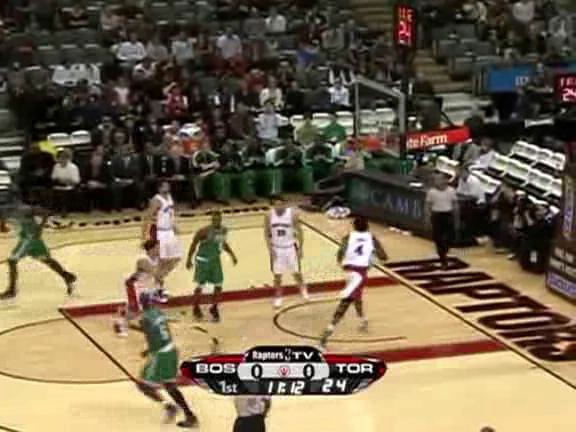
#> input picture CIS_465/assignment5/keyframes/frame1.jpg, 576 x 432 px, given in place of basketball.avi, which was not available
$ jupyter execute part1.ipynb
#> lines starting #> are read from the running program, lines starting #| are printed output that depends on the picture; pictures that were not available may be replaced by others from this repository, and a replacement may not be noted
[cell 1]
import cv2
import diff as diff
import numpy as np
import os

[cell 2]
##Display the video
#read video
def framing(video):
    #create empty lists for frame "fr" and "fr_pre"
#> called with video = 0
    fr = []
    fr_pre = []
    #video read
    cap = cv2.VideoCapture('basketball.avi')

    #loop to check if data is being read
    while (cap.isOpened()):
        #return two output to check presense of frames and output frame data
        ret, frame = cap.read()
#> frame is the input picture: shape (432, 576, 3); mean B, G, R 79.6, 103, 117.1

        #check frame presence
        if ret == True:
            #display frame and convert the frame to GREY
            cv2.imshow("fbyf", frame)
            grayed = cv2.cvtColor(frame, cv2.COLOR_BGR2GRAY)
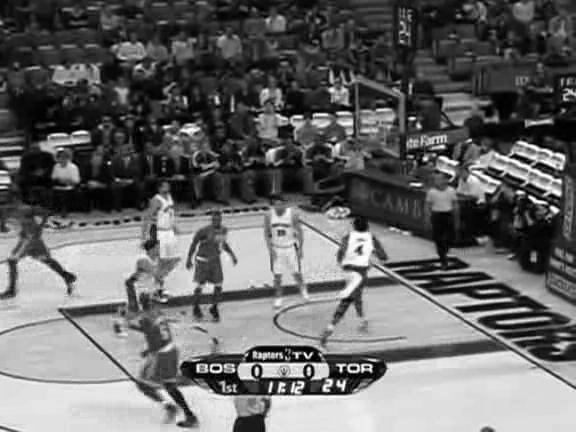
#> grayed: shape (432, 576); min 0, max 255, mean 104.5
            #Canny edge detection method to extract edges
            canned = cv2.Canny(grayed, 320, 320)
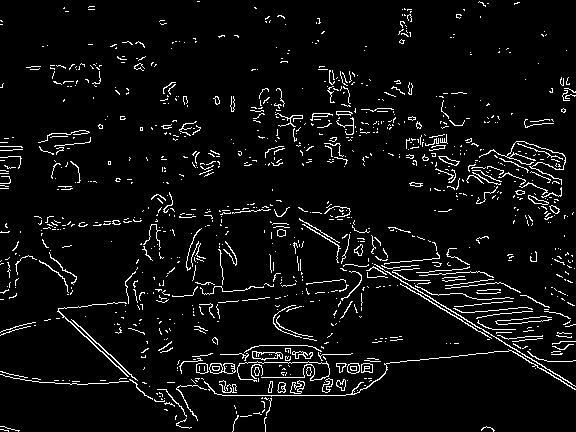
#> canned: shape (432, 576); 5.3% white in thin lines or dots
            #append read frames
            #append edge extracted frames
            fr.append(frame)
            fr_pre.append(canned)
            #display
            cv2.imshow("Canned", canned)
            cv2.imshow("Grayed", grayed)

            #arrangement for displayign vidro where the sections for each frame
            k = cv2.waitKey(30) & 0XFF
#> (key q is pressed here)
            if k == ord('q'):
                break
        else:
            break
    cap.release()
    cv2.destroyAllWindows()
    return fr_pre, fr

[cell 3]
#calling fubction framing and extract imgs
frames, ogframes = framing(0)
#> frames = 1 item; ogframes = 1 item
cv2.destroyAllWindows()

[cell 4]
diff = []
for i in range(0, len(frames) - 1):
    # print(frames[i],frames[i+1])
    #appending only the difference between frames
    diff.append(cv2.absdiff(frames[i], frames[i + 1]))
#> this loop made 0 passes
#> after the loop, diff = []

[cell 5]
#Output of Histogram values of each frame captured
#each frame has 3 arrays for RGB color defining the color of the image and need to calculate "intra-array mean" which are value of RGB values for the captured images
np.mean(diff)
#> Out = nan

[cell 6]
#returns mean value
mn = np.mean(diff)
#> mn = nan
#returns the standaerd deviation
st_d = np.std(diff)
#> st_d = nan
print('mean:', mn, '\nstandard dev:', st_d)
#| mean: nan
#| standard dev: nan

[cell 7]
#Threshold calculation
#setting a random value
a = 4
#deefining the standard threshold value for the project/global threshold value
ts = mn + (a * st_d)
#> ts = nan
print('threshold:', ts)
#| threshold: nan

[cell 8]
##Extracting the frames
a_fr = []
for i in range(145, len(diff)):
    #calculate and append mean, standard deviation, and threshold values
    mn = np.mean(diff[i])
    st_d = np.std(diff[i])
    fr_ts = mn + (4 * st_d)
    # print('frame:', i, ':[threshold:', fr_ts, ']')
    a_fr.append([i, fr_ts])
#> after the loop, a_fr = []

[cell 9]
imp_fr = []
#loop on the list obtained previously
for i, ac_tr in (a_fr):
    #compare threshold values to the standard threshold
    if ac_tr >= ts:
        # print('frame:', i, ':[threshold:', ac_tr, ']')
        #append list with the imp frames based on their index and values
        imp_fr.append([i, ac_tr])
#> after the loop, imp_fr = []

[cell 10]
#key frames
key_fr = []
for i, _ in imp_fr:
    key_fr.append(ogframes[i])
    # print(diff[i], 'frame:', i)
    k = cv2.waitKey(30) & 0xFF
    if k == ord('q'):
        break
#> after the loop, key_fr = []
cv2.destroyAllWindows()

[cell 11]
#number of frames being extracted
for i in range(len(key_fr)):
    cv2.imshow('keys', key_fr[i])
    print("frame:", i)

[cell 12]
print('frames:', (len(frames)))
#| frames: 1
print('keyframe:', (len(key_fr)))
#| keyframe: 0

[cell 13]
#This function helps in writing the key-frames to a folder
for i in range(len(key_fr)):

    cv2.imshow('diff',frames[i])
    cv2.imshow('keys',key_fr[i])
    # name = './keyframes/frame' + str(key_fr[i]) + '.jpg'
    # cv2.imwrite('frame.jpg',key_fr[i])
    # key_fr[i]+1
    k = cv2.waitKey(30) & 0xFF
    if k == ord('q'):
        break

$ run again, on CIS_465/assignment5/keyframes/frame11.jpg
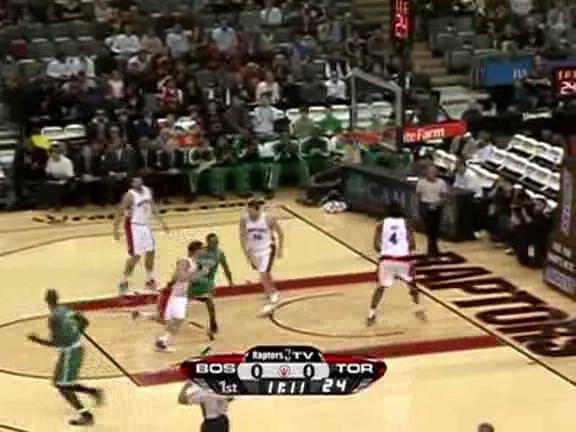
#> input picture CIS_465/assignment5/keyframes/frame11.jpg, 576 x 432 px, given in place of basketball.avi, which was not available
#> in framing, frame is the input picture: shape (432, 576, 3); mean B, G, R 82.2, 106.4, 121.7
#> in framing, `grayed = cv2.cvtColor(frame, cv2.COLOR_BGR2GRAY)`:
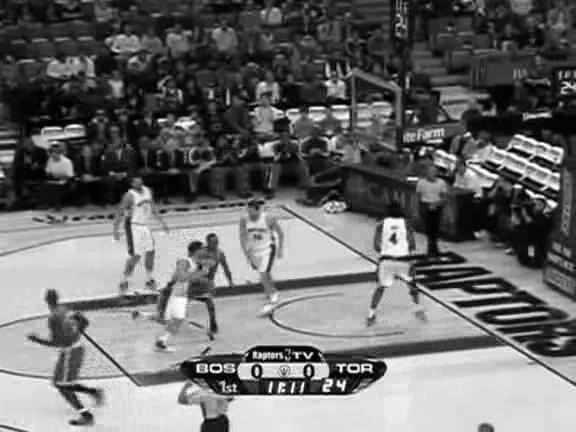
#> grayed: shape (432, 576); min 0, max 255, mean 108.2
#> in framing, `canned = cv2.Canny(grayed, 320, 320)`:
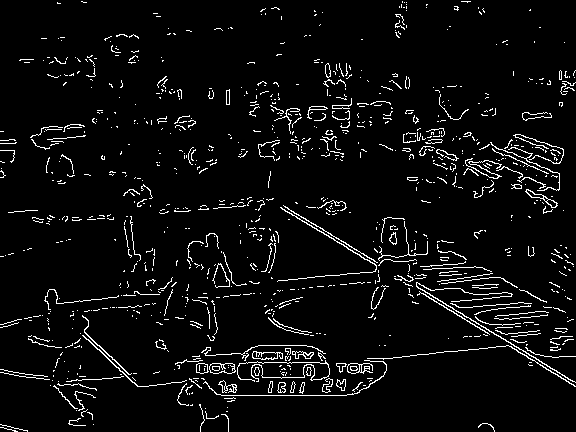
#> canned: shape (432, 576); 5% white in thin lines or dots
#> frames = 1 item
#> after the loop `for i in range(0, len(frames) - 1):`: diff = []
#> Out = nan
#| mean: nan
#| standard dev: nan
#| threshold: nan
#> after the loop `for i in range(145, len(diff)):`: a_fr = []
#| frames: 1
#| keyframe: 0

$ run again, on CIS_465/assignment5/keyframes/frame110.jpg
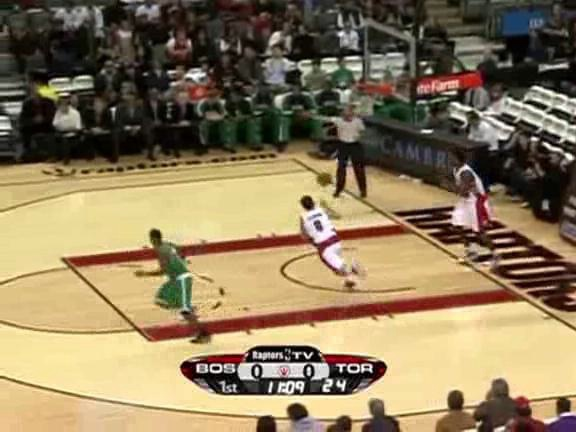
#> input picture CIS_465/assignment5/keyframes/frame110.jpg, 576 x 432 px, given in place of basketball.avi, which was not available
#> in framing, frame is the input picture: shape (432, 576, 3); mean B, G, R 92.4, 123.7, 141.4
#> in framing, `grayed = cv2.cvtColor(frame, cv2.COLOR_BGR2GRAY)`:
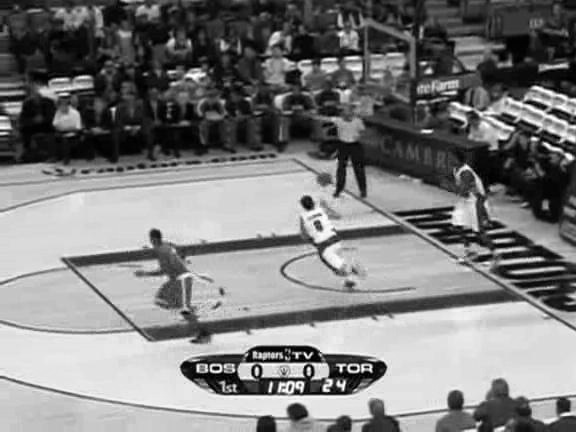
#> grayed: shape (432, 576); min 0, max 255, mean 125.4
#> in framing, `canned = cv2.Canny(grayed, 320, 320)`:
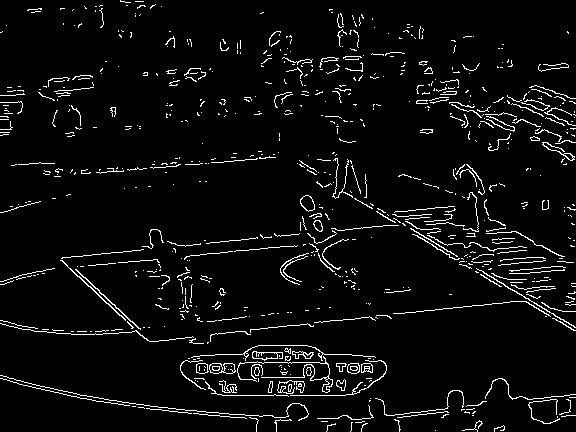
#> canned: shape (432, 576); 4.8% white in thin lines or dots
#> frames = 1 item
#> after the loop `for i in range(0, len(frames) - 1):`: diff = []
#> Out = nan
#| mean: nan
#| standard dev: nan
#| threshold: nan
#> after the loop `for i in range(145, len(diff)):`: a_fr = []
#| frames: 1
#| keyframe: 0

$ run again, on CIS_465/assignment5/keyframes/frame13.jpg
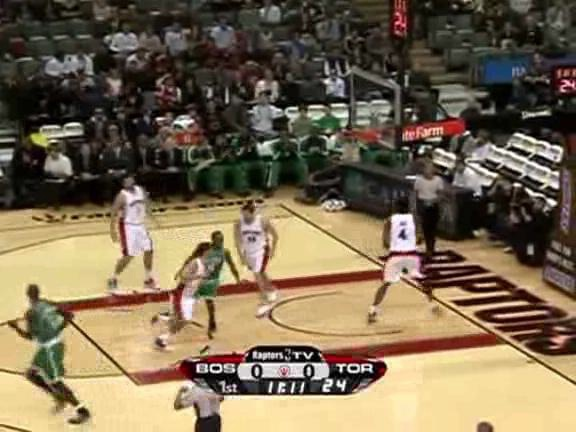
#> input picture CIS_465/assignment5/keyframes/frame13.jpg, 576 x 432 px, given in place of basketball.avi, which was not available
#> in framing, frame is the input picture: shape (432, 576, 3); mean B, G, R 82.4, 106.7, 122.2
#> in framing, `grayed = cv2.cvtColor(frame, cv2.COLOR_BGR2GRAY)`:
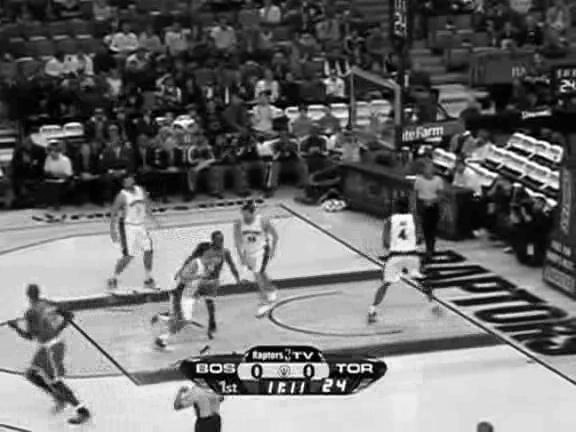
#> grayed: shape (432, 576); min 0, max 255, mean 108.5
#> in framing, `canned = cv2.Canny(grayed, 320, 320)`:
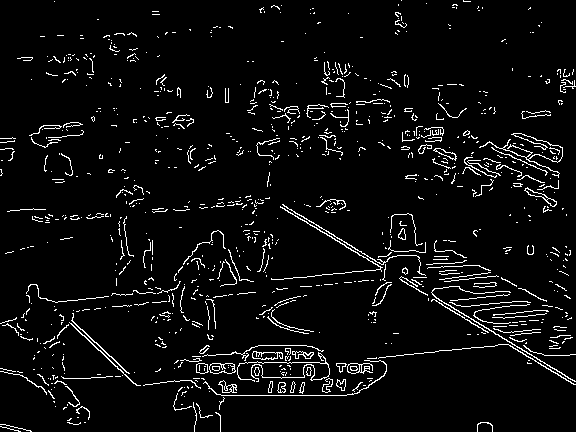
#> canned: shape (432, 576); 5% white in thin lines or dots
#> frames = 1 item
#> after the loop `for i in range(0, len(frames) - 1):`: diff = []
#> Out = nan
#| mean: nan
#| standard dev: nan
#| threshold: nan
#> after the loop `for i in range(145, len(diff)):`: a_fr = []
#| frames: 1
#| keyframe: 0
